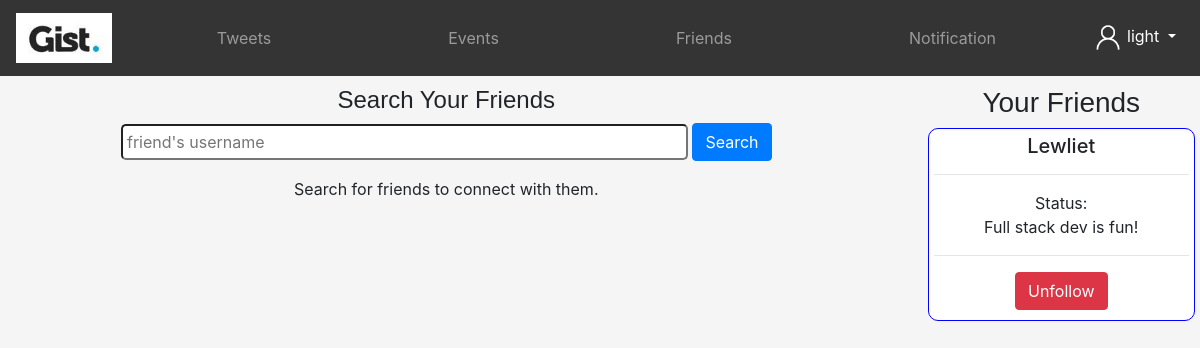
/friends (signed in), run on an earlier commit of the app's database.
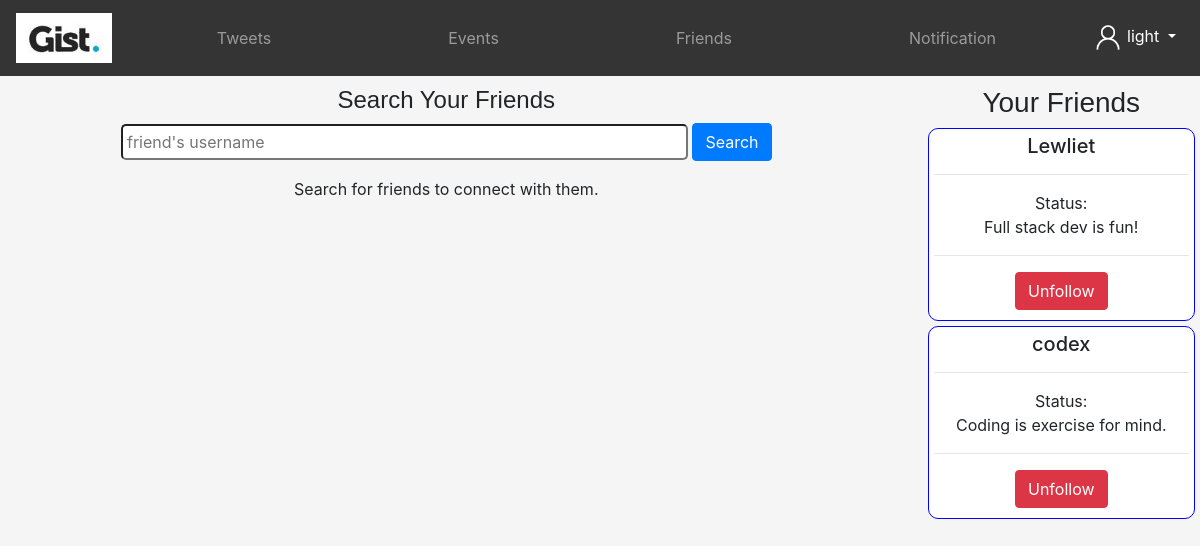
And on a later commit of the database.
### tables this page shows
CREATE TABLE "Users" (
	"username"	TEXT,
	"email"	TEXT COLLATE UTF16CI,
	"password"	TEXT,
	"id"	INTEGER,
	"status"	TEXT DEFAULT NULL,
	"numFriends"	NUMERIC DEFAULT 0,
	"numEvents"	INTEGER DEFAULT 0,
	"numTweets"	INTEGER DEFAULT 0,
	"friends"	TEXT DEFAULT NULL
);

### main.py (the view, shortened to what this page needs)
@app.route('/friends', methods = ['POST', 'GET'])
def friends():
    if 'id' in session:
        username = session['username']
        friendsdata = fetchFriendsdata(username)
        frndRequests = fetchFriendRequests(username)
        if(len(frndRequests) > 0):
            return render_template('friends.html', msg = "Search for friends to connect with them.", friends = friendsdata, alert = len(frndRequests))
        return render_template('friends.html', msg = "Search for friends to connect with them.", friends = friendsdata)
    return render_template('friends.html', msg = "Search for friends to connect with them.")

### pydb.py (called while the page is built)
def fetchUser(username):
    conn = sqlite3.connect('database.db')
    cur = conn.cursor()
    cur.execute("SELECT * FROM Users WHERE username = ?", (username,))
    row = cur.fetchall()
    conn.close()
    print(row)
    return row

def fetchFriends(username):
    data = fetchUser(username)
    friends = []
    if(data[0][8] != None):
        friends = data[0][8].split(',')
    return friends

def fetchFriendsdata(username):
    friends = fetchFriends(username)
    friendsdata = []
    for i in friends:
        frd = fetchUser(i)
        friendsdata.append(frd)
    return friendsdata

def fetchFriendRequests(username):
    con = sqlite3.connect('database.db')
    cur = con.cursor()
    cur.execute("SELECT * FROM frequest WHERE toUser = ?", (username, ))
    row = cur.fetchall()
    con.close()
    return row

### templates/friends.html (shortened to what the changed rows need)
<!DOCTYPE html>
<html lang="en">
<head>
    <link rel="stylesheet" href="https://cdn.jsdelivr.net/npm/bootstrap@4.5.3/dist/css/bootstrap.min.css">
</head>
<body style="background-color: whitesmoke;">
      <div class="row" style="margin-top: 10px;">
          <div class="col-sm-3">
              {% for friend in friends %}
                {% for data in friend%}
              <div style="background-color: white; margin: 5px; padding: 5px; border-radius: 10px; border: 1px solid blue; align-content: center;">
                  <h5 style="text-align: center;">{{data[0]}}</h5>
                  <hr>
                  <p style="text-align: center;">Status: <br>{{data[4]}}</p>
                  <hr>
                  <form style="align-content: center;" action="/unfollow" method="POST">
                    <div class="wd-100 d-flex justify-content-center" style="align-content: center;">
                        <button class="btn btn-danger" type="submit" style="margin-bottom: 5px;">Unfollow</button>
                    </div>
                  </form>
              </div>
                {% endfor %}
              {% endfor %}
          </div>
      </div>
</body>
</html>

What changed in the data, as far as the page shows it:
now on this page (row edited): Users: username "codex", status "Coding is exercise for mind."
